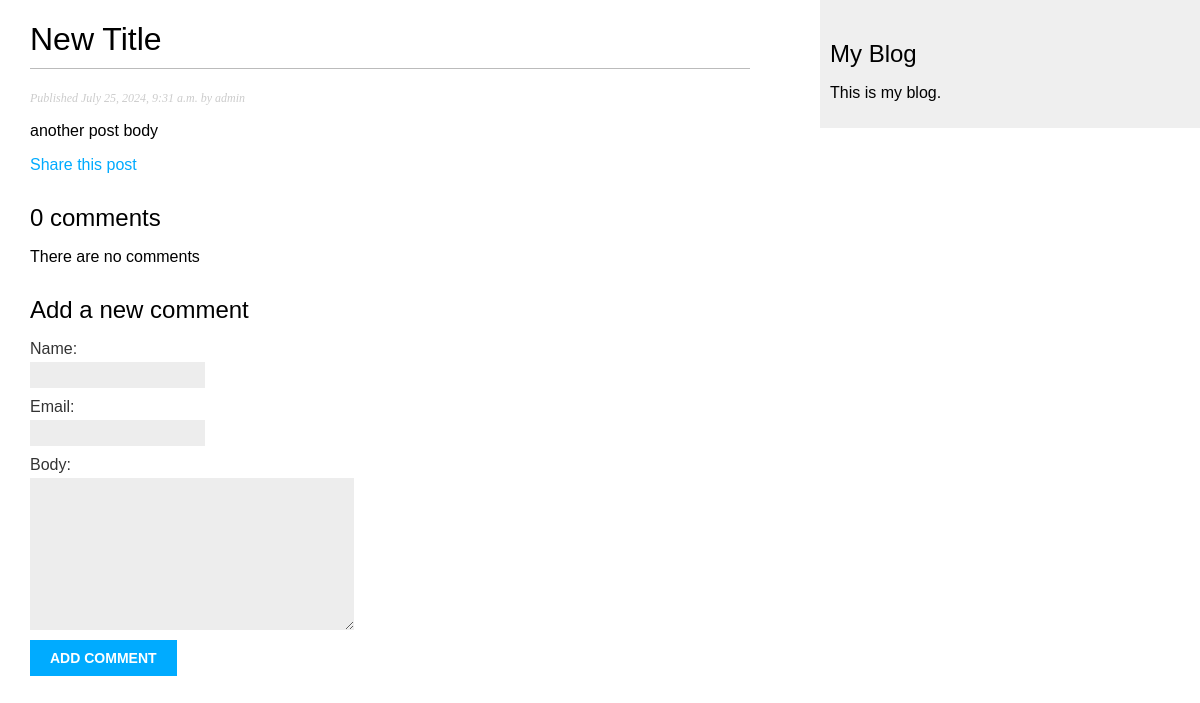
/blog/2024/7/25/another-post/, run on the app's committed database.
### blog/models.py (models this page shows, shortened)
class Post(models.Model):
    class Status(models.TextChoices):
        PUBLISHED = 'PB', 'Published'
        DRAFT = 'DF', 'Draft'
    title = models.CharField(max_length=250)
    slug = models.SlugField(max_length=250, unique_for_date='publish')
    body = models.TextField()
    publish = models.DateTimeField(default=timezone.now)
    created = models.DateTimeField(auto_now_add=True)
    updated = models.DateTimeField(auto_now=True)
    status = models.CharField(max_length=2,choices=Status.choices, default=Status.DRAFT)
    """We use related_name to specify the name of the reverse relationship, from User to Post. This will
    allow us to access related objects easily from a user object by using the user.blog_posts notation. """
    author = models.ForeignKey(User, on_delete=models.CASCADE, related_name='blog_posts')
    objects = models.Manager() #default manager
    published = PublishedManager() #Custom object manager
    tags=TaggableManager()
    class Meta:
        ordering = ['-publish']
        indexes = [
            models.Index(fields=['-publish'])
        ]

### blog/views.py (the view)
def post_detail(request, year, month, day, post):
    post = get_object_or_404(Post, status=Post.Status.PUBLISHED,
                             slug=post,
                             publish__year=year,
                             publish__month=month,
                             publish__day=day)
    comments = post.comments.filter(active=True)
    form = CommentForm()
    return render(request, 'blog/post/detail.html',
                  {'post':post,
                   'comments':comments,
                   'form':form})

### blog/forms.py
class CommentForm(forms.ModelForm):
    class Meta:
        model = Comment
        fields = ['name', 'email', 'body']

### blog/templates/blog/post/detail.html (shortened to what this page needs)
{% extends "blog/base.html" %}
{% block content %}
<h1>{{ post.title }}</h1>
<p class="date">
    Published {{ post.publish }} by {{ post.author }}
</p>
{{ post.body | linebreaks }}
<p>
    <a href="{% url "blog:post_share" post.id %}">
    Share this post
    </a>
</p>
    {% with comments.count as total_comments %}
        <h2>
            {{ total_comments }} comment{{total_comments|pluralize}}
        </h2>
    {% endwith %}
    {% for comment in comments %}
        <div class="comment">
            <p class="info">
                Comment {{ forloop.counter }} by {{ comment.name}}
                {{ comment.created }}
            </p>
            {{ comment.body | linebreaks}}
        </div>
        {% empty %}
            <p>There are no comments</p>
    {% endfor %}
    {% include "blog/post/includes/comment_form.html" %}
{% endblock%}

### blog/static/css/blog.css (style rules this page uses)
body { margin:0; padding:0; font-family:helvetica, sans-serif; }
a { color:#00abff; text-decoration:none; }
h1 { font-weight:normal; border-bottom:1px solid #bbb; padding:0 0 10px 0; }
h2 { font-weight:normal; margin:30px 0 0; }
p.date { color:#ccc; font-family: georgia, serif; font-size: 12px; font-style: italic; }
label { float:left; clear:both; color:#333; margin-bottom:4px; }
input, textarea { clear:both; float:left; margin:0 0 10px; background:#ededed; border:0; padding:6px 10px; font-size:12px; }

### data on the page
Post: title "New Title", publish "July 25, 2024, 9:31 a.m.", author "admin", body "another post body"

### other printed values
{{ total_comments }} "0"
